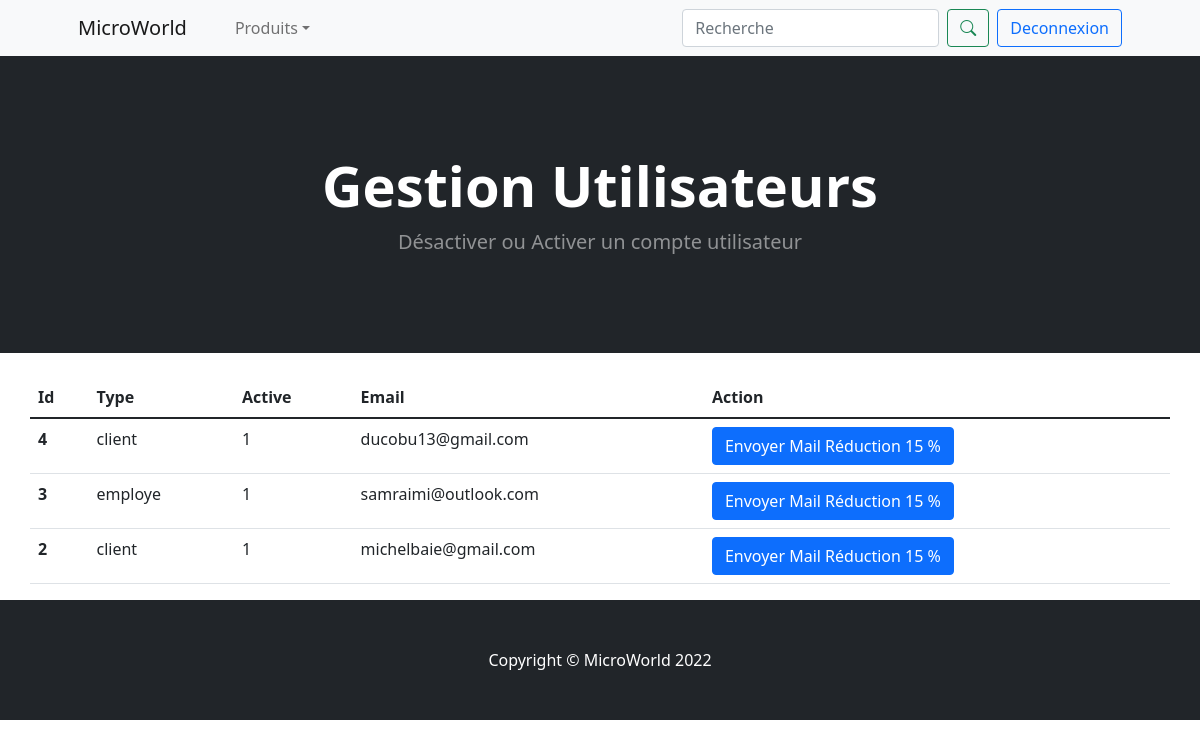
The app's page /gestionClientAchatPlusSixMoix.php (signed in) with its own data.
### tables this page shows
CREATE TABLE IF NOT EXISTS `menu` (
  `id_menu` int NOT NULL,
  `nom_menu` varchar(45) NOT NULL,
  `url_menu` varchar(100) DEFAULT NULL,
  `habilitation_menu` varchar(10) NOT NULL,
  PRIMARY KEY (`id_menu`)
);

CREATE TABLE IF NOT EXISTS `utilisateur` (
  `id_utilisateur` int NOT NULL AUTO_INCREMENT,
  `type_utilisateur` varchar(45) NOT NULL,
  `active_utilisateur` tinyint(1) NOT NULL,
  `nom_utilisateur` varchar(45) NOT NULL,
  `prenom_utilisateur` varchar(45) NOT NULL,
  `pseudo_utilisateur` varchar(45) NOT NULL,
  `siren_utilisateur` char(9) DEFAULT NULL,
  `email_utilisateur` varchar(45) NOT NULL,
  `mot_de_passe_utilisateur` char(128) NOT NULL,
  `photo_utilisateur` varchar(44) NOT NULL,
  `adresse_utilisateur` varchar(45) DEFAULT NULL,
  `ville_utilisateur` varchar(45) DEFAULT NULL,
  `code_postal_utilisateur` char(5) DEFAULT NULL,
  `telephone_utilisateur` char(10) DEFAULT NULL,
  PRIMARY KEY (`id_utilisateur`)
);

### classes/utilisateurManager.class.php (called while the page is built, shortened)
<?php
    class UtilisateurManager {
        private $_db;
        public function gestionUtilisateur() {
            $req = $this->_db->query('SELECT id_utilisateur, type_utilisateur, active_utilisateur, email_utilisateur FROM utilisateur WHERE type_utilisateur != "admin" ORDER BY id_utilisateur DESC');
            return $req->fetchAll(PDO::FETCH_ASSOC);
        }
        public function setDB(PDO $db) {
            $this->_db = $db;
        }
    }
?>

### gestionClientAchatPlusSixMoix.php (the view, shortened to what this page needs)
<?php
    include_once('includes/header.inc.php');
?>
<header class="bg-dark py-5">
    <div class="container px-4 px-lg-5 my-5">
        <div class="text-center text-white">
            <h1 class="display-4 fw-bolder">Gestion Utilisateurs</h1>
            <p class="lead fw-normal text-white-50 mb-0">Désactiver ou Activer un compte utilisateur</p>
        </div>
    </div>
</header>
<br>
<div class="container">
    <div class="jumbotron">
        <div class="row row-cols-1 row-cols-md-3 g-4">
            <table class="table">
                <thead class="thead-dark" style="width:100%">
                    <tr>
                        <th scope="col">Id</th>
                        <th scope="col">Type</th>
                        <th scope="col">Active</th>
                        <th scope="col">Email</th>
                        <th scope="col">Action</th>
                    </tr>
                </thead>
                <tbody>
                    <?php
                        try {
                            $utilisateurManager = new UtilisateurManager($db);
                            $result = $utilisateurManager->gestionUtilisateur();
                        } catch (Exception $e) {
                            echo '<script>alert("'.$e->getMessage().'");</script>';
                        }
                        if ($result > 0) {
                            foreach ($result as $value) {
                                echo '
                                <tr>
                                    <th scope="row">'.$value['id_utilisateur'].'</th>
                                    <td>'.$value['type_utilisateur'].'</td>
                                    <td>'.$value['active_utilisateur'].'</td>
                                    <td>'.$value['email_utilisateur'].'</td>
                                    <td><form action="gestionClientAchatPlusSixMoix.php" method="post"><button class="btn btn-primary" id="info" name="info" value="'.$value['id_utilisateur'].'">Envoyer Mail Réduction 15 %</button></form></td>
                                </tr>';
                            }
                        }
                        else {
                            echo '<tr><td colspan="7"><center>Pas de Donnée</center></td></tr>';
                        }
                    ?>
                </tbody>
            </table>
        </div>
    </div>
</div>
<?php
    include_once('includes/footer.inc.php')
?>

### includes/header.inc.php (shortened to what this page needs)
<?php
    require_once('autoload.php');
?>
<!DOCTYPE html>
<html lang="fr">
    <head>
        <link rel="stylesheet" href="assets/css/bootstrap/css/bootstrap.min.css">
        <link rel="stylesheet" href="https://cdn.jsdelivr.net/npm/bootstrap-icons@1.8.1/font/bootstrap-icons.css">
    </head>
    <body>
        <?php
            switch ($_SESSION['type']) {
                case "visiteur":    $niveauHab = "%V%"; break;
            }
            $requete = "SELECT id_menu, nom_menu, url_menu FROM menu WHERE habilitation_menu LIKE '".$niveauHab."'";
            $instruction = $db->prepare($requete);
            $instruction->execute();
            $num = $instruction->fetchAll();
        ?>
        <nav class="navbar navbar-expand-lg navbar-light bg-light">
            <div class="container px-4 px-lg-5">
                <a class="navbar-brand" href=".">MicroWorld</a>
                <div class="collapse navbar-collapse" id="navbarSupportedContent">
                    <ul class="navbar-nav me-auto mb-2 mb-lg-0 ms-lg-4">
                        <?php
                            foreach ($num as $value) {
                                if (strlen($value['id_menu']) == 1) {
                                    echo '<li class="nav-item dropdown">'.PHP_EOL;
                                    echo '<a class="nav-link dropdown-toggle" id="navbarDropdown" href="'.$value['url_menu'].'" role="button" data-bs-toggle="dropdown" aria-expanded="false">'.$value['nom_menu'].'</a>'.PHP_EOL;
                                    echo "</li>";
                                }
                            }
                        ?>
                    </ul>
                    <div class="d-grid gap-2 d-md-flex justify-content-md-end">
                        <form class="d-flex" method="post">
                            <input class="form-control me-2" type="search" name="recherche" id="recherche" placeholder="Recherche" aria-label="Search"/>
                            <button class="btn btn-outline-success" type="submit"><i class="bi bi-search"></i></button>
                        </form>
                        <?php
                            if (!isset($_SESSION['login'])) {
                                echo '
                                <form class="d-flex">
                                    <button type="button" class="btn btn-outline-primary" data-bs-toggle="modal" data-bs-target="#modalConnexionInscription">
                                    S\'inscrire | Se connecter
                                    </button>
                                </form>
                                <div class="modal fade" tabindex="-1" role="dialog" id="modalConnexionInscription">
                                    <div class="modal-dialog modal-dialog-centered" role="document">
                                        <div class="modal-content rounded-5 shadow">
                                            <div class="modal-header p-5 pb-4 border-bottom-0">
                                                <h2 class="fw-bold mb-0">Connectez-vous</h2>
                                                <button type="button" class="btn-close" data-bs-dismiss="modal" aria-label="Close"></button>
                                            </div>
                                            <div class="modal-body p-5 pt-0">
                                                <a class="w-100 py-2 mb-2 btn btn-outline-primary rounded-4" href="connexion.php" role="button">Connexion</a>
                                                <hr class="my-4">
                                                <h2 class="fs-5 fw-bold mb-3">Ou Inscrivez-vous</h2>
                                                <a class="w-100 py-2 mb-2 btn btn-outline-dark rounded-4" href="InscriptionClient.php" role="button">Inscription Client</a>
                                                <a class="w-100 py-2 mb-2 btn btn-outline-dark rounded-4" href="InscriptionEmploye.php" role="button">Inscription Employé</a>
                                            </div>
                                        </div>
                                    </div>
                                </div>';
                            } else {
                                echo '
                                <form class="d-flex">
                                    <a class="btn btn-outline-primary" href="deconnexion.php" role="button">Deconnexion</a>
                                </form>';
                            }
                        ?>
                    </div>
                </div>
            </div>
        </nav>

### records on screen
menu: nom_menu "Produits"
utilisateur: id_utilisateur "4", type_utilisateur "client", active_utilisateur "1", email_utilisateur "ducobu13@gmail.com"
utilisateur: id_utilisateur "3", type_utilisateur "employe", active_utilisateur "1", email_utilisateur "samraimi@outlook.com"
utilisateur: id_utilisateur "2", type_utilisateur "client", active_utilisateur "1", email_utilisateur "michelbaie@gmail.com"
